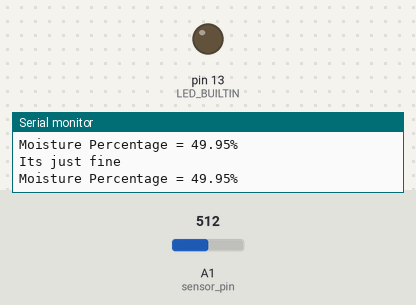
Simulated run of this sketch. Board: Arduino Uno, built with avr-gcc and run on an emulated ATmega328P. On the bench: output pins drawn as LEDs (lit = HIGH), the last lines printed to the serial monitor. The test bench sets the inputs (shaded band); at power-on: A1 (sensor_pin) = 512.

Above: at 1.8 s.
1.9 s: A1 (sensor_pin) set to 493
At 4.2 s:
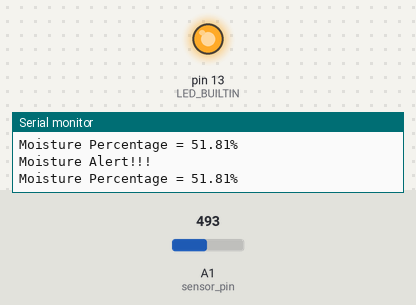
4.5 s: A1 (sensor_pin) set to 716
At 6.8 s:
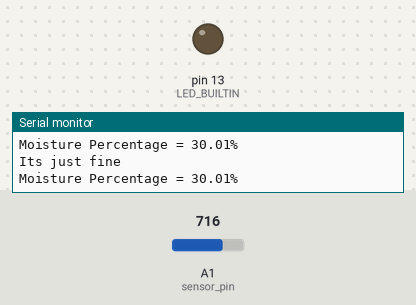
7.5 s: A1 (sensor_pin) set to 511
At 10.4 s:
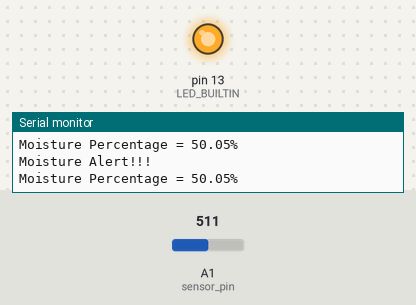
Timing chart, 0 to 11.9 s (numbered marks = the images above; inputs shaded):
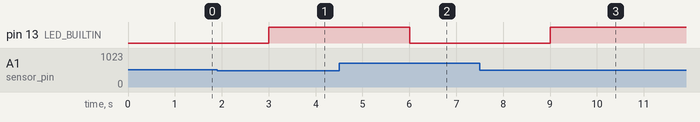

The sketch:

SoilMoisturePart2.ino
```cpp
const int sensor_pin = A1;  /* Soil moisture sensor O/P pin */

void setup() {
  Serial.begin(9600); /* Define baud rate for serial communication */
  pinMode(LED_BUILTIN, OUTPUT);
}

void loop() {
  float moisture_percentage;
  int sensor_analog;
  sensor_analog = analogRead(sensor_pin);
  moisture_percentage = ( 100 - ( (sensor_analog/1023.00) * 100 ) );
  Serial.print("Moisture Percentage = ");
  Serial.print(moisture_percentage);
  Serial.print("%\n\n");
  delay(1000);
  if (moisture_percentage >= 50.0)
  {
    Serial.println("Moisture Alert!!!");
    digitalWrite(LED_BUILTIN, HIGH);
  }
  else
  {
    Serial.println("Its just fine");
    digitalWrite(LED_BUILTIN, LOW);
  }
}
```

Measured:
- the behaviour switches between 512 and 511 on A1 (sensor_pin) (found by bisection; images 0 and 1)
- after the input at 1.9 s, pin 13 (LED_BUILTIN): LOW → HIGH after 1.1 s
- after the input at 4.5 s, pin 13 (LED_BUILTIN): HIGH → LOW after 1.5 s
- after the input at 7.5 s, pin 13 (LED_BUILTIN): LOW → HIGH after 1.5 s
